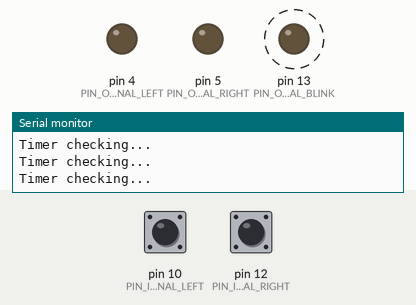
This sketch was run on a simulated Arduino Nano, built with avr-gcc and run on an emulated ATmega328P. On the bench: output pins drawn as LEDs (lit = HIGH), the last lines printed to the serial monitor. Dashed ring = blinking. The test bench sets the inputs (shaded band); at power-on: pin 10 (PIN_IN_SIGNAL_LEFT) LOW, pin 12 (PIN_IN_SIGNAL_RIGHT) LOW. Pins used as bus, display or sensor lines are not drawn.

Above: at 1.87 s.
2.3 s: pin 10 (PIN_IN_SIGNAL_LEFT) pulled HIGH for 0.3 s
At 2.62 s:
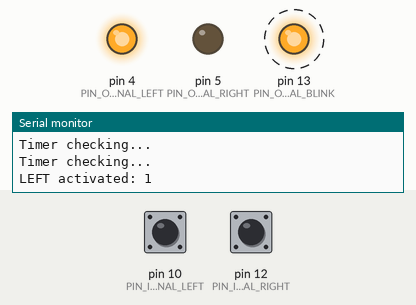
5.3 s: pin 12 (PIN_IN_SIGNAL_RIGHT) pulled HIGH for 0.3 s
At 5.62 s:
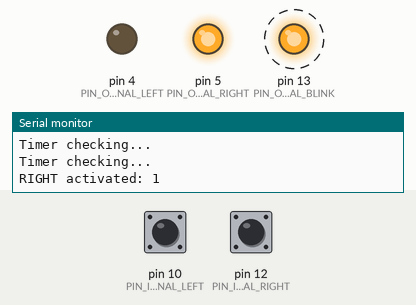
8.3 s: pin 12 (PIN_IN_SIGNAL_RIGHT) pulled HIGH for 3.2 s
At 8.62 s:
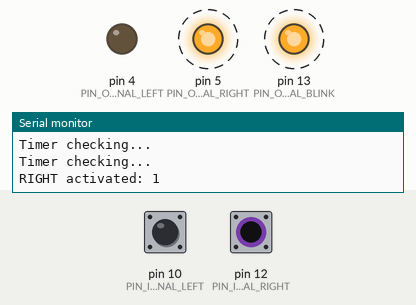
13.0 s: pin 10 (PIN_IN_SIGNAL_LEFT) pulled HIGH for 3.2 s
At 13.12 s:
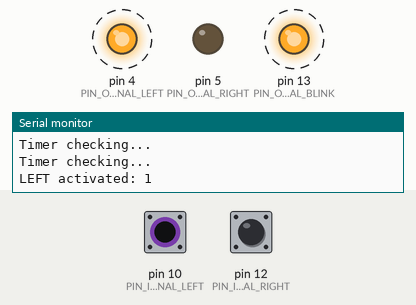
17.7 s: pin 10 (PIN_IN_SIGNAL_LEFT) driven HIGH and pin 12 (PIN_IN_SIGNAL_RIGHT) driven HIGH
At 18.12 s:
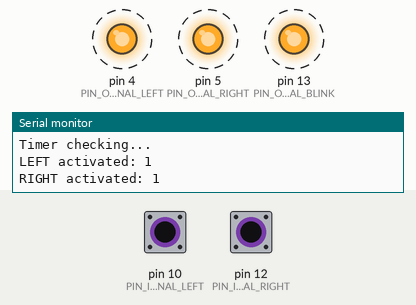
Timing chart, 0 to 21.7 s (numbered marks = the images above; inputs shaded):
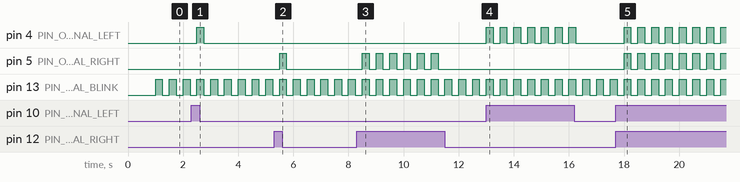

Measured:
- after the input at 2.3 s, pin 4 (PIN_OUT_SIGNAL_LEFT): LOW → HIGH after 0.20 s, → LOW 0.25 s later
- after the input at 5.3 s, pin 5 (PIN_OUT_SIGNAL_RIGHT): LOW → HIGH after 0.20 s, → LOW 0.25 s later
- after the input at 8.3 s, pin 5 (PIN_OUT_SIGNAL_RIGHT): alternates HIGH for 0.25 s and LOW for 0.25 s, 12 changes in all, then stays LOW, starting after 0.20 s
- after the input at 13.0 s, pin 4 (PIN_OUT_SIGNAL_LEFT): alternates HIGH for 0.25 s and LOW for 0.25 s, 14 changes in all, then stays LOW, starting at once
- after the input at 17.7 s, pin 4 (PIN_OUT_SIGNAL_LEFT), pin 5 (PIN_OUT_SIGNAL_RIGHT): alternates HIGH for 0.25 s and LOW for 0.25 s, starting after 0.30 s
- by itself, pin 13 (PIN_OUT_SIGNAL_BLINK): alternates HIGH for 0.25 s and LOW for 0.25 s

The sketch:

xbikenano.ino
```cpp
// Otc 23 2020
// Author: Thuy Huy Nguyen

// inputs
#define PIN_IN_SIGNAL_POWER         11  // send power out for sensing
#define PIN_IN_SIGNAL_LEFT          10
#define PIN_IN_SIGNAL_RIGHT         12

// outputs
#define PIN_LED                     13 // D13: same as built in LED
#define PIN_OUT_SIGNAL_LEFT         4  // D4
#define PIN_OUT_SIGNAL_RIGHT        5  // D5
#define PIN_OUT_SIGNAL_BLINK        13 // 13


// blink without delay:
const long blinkInterval = 250;         // interval at which to blink (milliseconds)
unsigned long previousMillis = 0;       // will store last time LED was updated
int ledState = LOW;                     // ledState used to set the LED

unsigned long currentMillis = millis();

void setup() {
  pinMode(PIN_IN_SIGNAL_LEFT, INPUT);
  pinMode(PIN_IN_SIGNAL_RIGHT, INPUT);

  pinMode(PIN_IN_SIGNAL_POWER, OUTPUT);

  pinMode(PIN_OUT_SIGNAL_LEFT, OUTPUT);
  pinMode(PIN_OUT_SIGNAL_RIGHT, OUTPUT);
  pinMode(PIN_OUT_SIGNAL_BLINK, OUTPUT);

  Serial.begin(19200);
  delay(1000);
  Serial.println("xbike nano started !");
}

void loop() {
  digitalWrite(PIN_IN_SIGNAL_POWER, HIGH);

  blinkSignal();
}

void blinkSignal(){
  currentMillis = millis();

  if (currentMillis - previousMillis >= blinkInterval) {
    Serial.println("Timer checking...");
    // save the last time you blinked the LED
    previousMillis = currentMillis;

    // if the LED is off turn it on and vice-versa:
    if (ledState == LOW) {
      ledState = HIGH;
    } else {
      ledState = LOW;
    }

    bool inLeft = digitalRead(PIN_IN_SIGNAL_LEFT);
    bool inRight = digitalRead(PIN_IN_SIGNAL_RIGHT);

    digitalWrite(PIN_OUT_SIGNAL_BLINK, ledState);

    if(inLeft){
      digitalWrite(PIN_OUT_SIGNAL_LEFT, ledState);
      Serial.println("LEFT activated: " + String(ledState));
    }
    else
      digitalWrite(PIN_OUT_SIGNAL_LEFT, LOW);

    if(inRight){
      digitalWrite(PIN_OUT_SIGNAL_RIGHT, ledState);
      Serial.println("RIGHT activated: " + String(ledState));
    }
    else
      digitalWrite(PIN_OUT_SIGNAL_RIGHT, LOW);
  }
}
```
